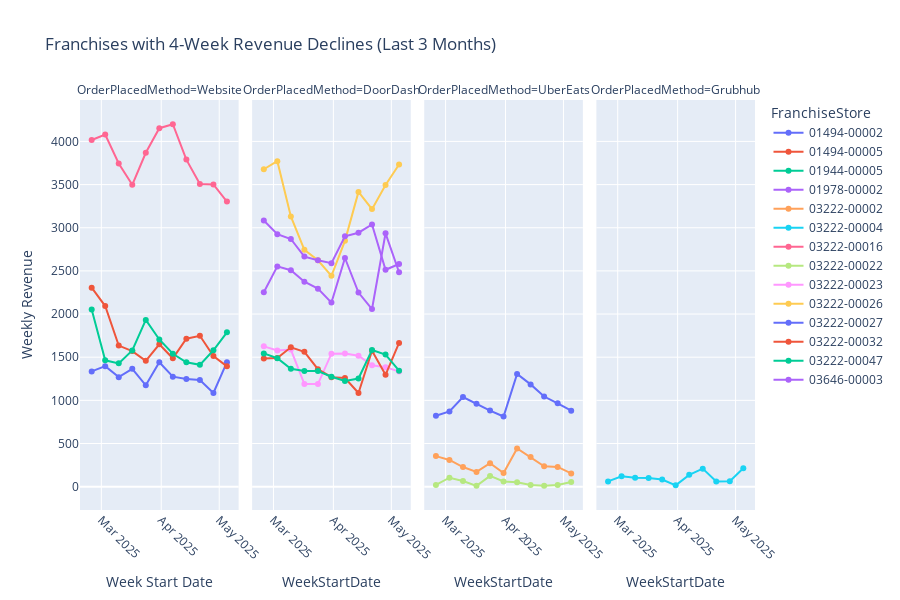

Notebook cell for this chart:
### Code cell
import pandas as pd
import plotly.express as px

# find store with their ordermode declining 4 conssective weeks Week-over-Week Revenue Growth % per Brand  OrderPlacedMethod
data['WeekStartDate'] = pd.to_datetime(data['WeekStartDate'])
three_months_ago = pd.Timestamp.today() - pd.DateOffset(months=3)
recent_data = data[data['WeekStartDate'] >= three_months_ago].copy()

# --- Step 2: Calculate WoW_Growth_Percent ---
recent_data = recent_data.sort_values(['FranchiseStore', 'OrderPlacedMethod', 'WeekStartDate'])
recent_data['WoW_Growth_Percent'] = (
    recent_data.groupby(['FranchiseStore', 'OrderPlacedMethod'])['WeeklyRevenue']
    .pct_change() * 100
)

# --- Step 3: Identify 4 consecutive declines ---
def has_4_consecutive_declines(group):
    decline = group['WoW_Growth_Percent'] < 0
    rolling = decline.rolling(window=4).apply(lambda x: all(x), raw=True)
    return rolling.any()

declining_keys = (
    recent_data.groupby(['FranchiseStore', 'OrderPlacedMethod'])
    .filter(has_4_consecutive_declines)
    [['FranchiseStore', 'OrderPlacedMethod']]
    .drop_duplicates()
)

# --- Step 4: Filter to only declining groups ---
declining_data = pd.merge(recent_data, declining_keys, on=['FranchiseStore', 'OrderPlacedMethod'])

# --- Step 5: Plot with Plotly Express ---
fig = px.line(
    declining_data,
    x='WeekStartDate',
    y='WeeklyRevenue',
    color='FranchiseStore',
    facet_col='OrderPlacedMethod',
    line_group='FranchiseStore',
    markers=True,
    title='Franchises with 4-Week Revenue Declines (Last 3 Months)'
)

fig.update_layout(
    height=600,
    legend_title_text='FranchiseStore',
    xaxis_title='Week Start Date',
    yaxis_title='Weekly Revenue'
)

fig.update_xaxes(tickangle=45)
fig.show()

### Figure 1 — Plotly figure (JSON) as saved in the notebook; plotly's stock layout.template omitted (floating-point values rounded to 4 significant figures)
{"data": [{"hovertemplate": "FranchiseStore=01494-00002<br>OrderPlacedMethod=Website<br>WeekStartDate=%{x}<br>WeeklyRevenue=%{y}<extra></extra>", "legendgroup": "01494-00002", "line": {"color": "#636efa", "dash": "solid"}, "marker": {"symbol": "circle"}, "mode": "lines+markers", "name": "01494-00002", "orientation": "v", "showlegend": true, "type": "scatter", "x": ["2025-02-24T00:00:00.000000000", "2025-03-03T00:00:00.000000000", "2025-03-10T00:00:00.000000000", "2025-03-17T00:00:00.000000000", "2025-03-24T00:00:00.000000000", "2025-03-31T00:00:00.000000000", "2025-04-07T00:00:00.000000000", "2025-04-14T00:00:00.000000000", "2025-04-21T00:00:00.000000000", "2025-04-28T00:00:00.000000000", "2025-05-05T00:00:00.000000000"], "xaxis": "x", "y": [1335.0, 1396.0, 1269.0, 1366.0, 1175.0, 1442.0, 1275.0, 1247.0, 1235.0, 1086.0, 1443.0], "yaxis": "y"}, {"hovertemplate": "FranchiseStore=01494-00005<br>OrderPlacedMethod=Website<br>WeekStartDate=%{x}<br>WeeklyRevenue=%{y}<extra></extra>", "legendgroup": "01494-00005", "line": {"color": "#EF553B", "dash": "solid"}, "marker": {"symbol": "circle"}, "mode": "lines+markers", "name": "01494-00005", "orientation": "v", "showlegend": true, "type": "scatter", "x": ["2025-02-24T00:00:00.000000000", "2025-03-03T00:00:00.000000000", "2025-03-10T00:00:00.000000000", "2025-03-17T00:00:00.000000000", "2025-03-24T00:00:00.000000000", "2025-03-31T00:00:00.000000000", "2025-04-07T00:00:00.000000000", "2025-04-14T00:00:00.000000000", "2025-04-21T00:00:00.000000000", "2025-04-28T00:00:00.000000000", "2025-05-05T00:00:00.000000000"], "xaxis": "x", "y": [2306.0, 2093.0, 1635.0, 1571.0, 1458.0, 1650.0, 1487.0, 1714.0, 1749.0, 1515.0, 1394.0], "yaxis": "y"}, {"hovertemplate": "FranchiseStore=01944-00005<br>OrderPlacedMethod=Website<br>WeekStartDate=%{x}<br>WeeklyRevenue=%{y}<extra></extra>", "legendgroup": "01944-00005", "line": {"color": "#00cc96", "dash": "solid"}, "marker": {"symbol": "circle"}, "mode": "lines+markers", "name": "01944-00005", "orientation": "v", "showlegend": true, "type": "scatter", "x": ["2025-02-24T00:00:00.000000000", "2025-03-03T00:00:00.000000000", "2025-03-10T00:00:00.000000000", "2025-03-17T00:00:00.000000000", "2025-03-24T00:00:00.000000000", "2025-03-31T00:00:00.000000000", "2025-04-07T00:00:00.000000000", "2025-04-14T00:00:00.000000000", "2025-04-21T00:00:00.000000000", "2025-04-28T00:00:00.000000000", "2025-05-05T00:00:00.000000000"], "xaxis": "x", "y": [2053.0, 1464.0, 1429.0, 1579.0, 1932.0, 1706.0, 1540.0, 1441.0, 1411.0, 1580.0, 1788.0], "yaxis": "y"}, {"hovertemplate": "FranchiseStore=01978-00002<br>OrderPlacedMethod=DoorDash<br>WeekStartDate=%{x}<br>WeeklyRevenue=%{y}<extra></extra>", "legendgroup": "01978-00002", "line": {"color": "#ab63fa", "dash": "solid"}, "marker": {"symbol": "circle"}, "mode": "lines+markers", "name": "01978-00002", "orientation": "v", "showlegend": true, "type": "scatter", "x": ["2025-02-24T00:00:00.000000000", "2025-03-03T00:00:00.000000000", "2025-03-10T00:00:00.000000000", "2025-03-17T00:00:00.000000000", "2025-03-24T00:00:00.000000000", "2025-03-31T00:00:00.000000000", "2025-04-07T00:00:00.000000000", "2025-04-14T00:00:00.000000000", "2025-04-21T00:00:00.000000000", "2025-04-28T00:00:00.000000000", "2025-05-05T00:00:00.000000000"], "xaxis": "x2", "y": [2252.0, 2552.0, 2507.0, 2375.0, 2294.0, 2133.0, 2649.0, 2249.0, 2058.0, 2936.0, 2485.0], "yaxis": "y2"}, {"hovertemplate": "FranchiseStore=03222-00002<br>OrderPlacedMethod=UberEats<br>WeekStartDate=%{x}<br>WeeklyRevenue=%{y}<extra></extra>", "legendgroup": "03222-00002", "line": {"color": "#FFA15A", "dash": "solid"}, "marker": {"symbol": "circle"}, "mode": "lines+markers", "name": "03222-00002", "orientation": "v", "showlegend": true, "type": "scatter", "x": ["2025-02-24T00:00:00.000000000", "2025-03-03T00:00:00.000000000", "2025-03-10T00:00:00.000000000", "2025-03-17T00:00:00.000000000", "2025-03-24T00:00:00.000000000", "2025-03-31T00:00:00.000000000", "2025-04-07T00:00:00.000000000", "2025-04-14T00:00:00.000000000", "2025-04-21T00:00:00.000000000", "2025-04-28T00:00:00.000000000", "2025-05-05T00:00:00.000000000"], "xaxis": "x3", "y": [354.1, 309.3, 227.3, 171.5, 271.1, 159.1, 442.4, 343.0, 236.1, 228.6, 153.3], "yaxis": "y3"}, {"hovertemplate": "FranchiseStore=03222-00004<br>OrderPlacedMethod=Grubhub<br>WeekStartDate=%{x}<br>WeeklyRevenue=%{y}<extra></extra>", "legendgroup": "03222-00004", "line": {"color": "#19d3f3", "dash": "solid"}, "marker": {"symbol": "circle"}, "mode": "lines+markers", "name": "03222-00004", "orientation": "v", "showlegend": true, "type": "scatter", "x": ["2025-02-24T00:00:00.000000000", "2025-03-03T00:00:00.000000000", "2025-03-10T00:00:00.000000000", "2025-03-17T00:00:00.000000000", "2025-03-24T00:00:00.000000000", "2025-03-31T00:00:00.000000000", "2025-04-07T00:00:00.000000000", "2025-04-14T00:00:00.000000000", "2025-04-21T00:00:00.000000000", "2025-04-28T00:00:00.000000000", "2025-05-05T00:00:00.000000000"], "xaxis": "x4", "y": [60.82, 120.5, 104.6, 100.9, 83.43, 15.51, 137.2, 209.0, 59.52, 62.75, 213.0], "yaxis": "y4"}, {"hovertemplate": "FranchiseStore=03222-00016<br>OrderPlacedMethod=Website<br>WeekStartDate=%{x}<br>WeeklyRevenue=%{y}<extra></extra>", "legendgroup": "03222-00016", "line": {"color": "#FF6692", "dash": "solid"}, "marker": {"symbol": "circle"}, "mode": "lines+markers", "name": "03222-00016", "orientation": "v", "showlegend": true, "type": "scatter", "x": ["2025-02-24T00:00:00.000000000", "2025-03-03T00:00:00.000000000", "2025-03-10T00:00:00.000000000", "2025-03-17T00:00:00.000000000", "2025-03-24T00:00:00.000000000", "2025-03-31T00:00:00.000000000", "2025-04-07T00:00:00.000000000", "2025-04-14T00:00:00.000000000", "2025-04-21T00:00:00.000000000", "2025-04-28T00:00:00.000000000", "2025-05-05T00:00:00.000000000"], "xaxis": "x", "y": [4017.0, 4081.0, 3744.0, 3497.0, 3869.0, 4153.0, 4199.0, 3789.0, 3507.0, 3502.0, 3303.0], "yaxis": "y"}, {"hovertemplate": "FranchiseStore=03222-00022<br>OrderPlacedMethod=UberEats<br>WeekStartDate=%{x}<br>WeeklyRevenue=%{y}<extra></extra>", "legendgroup": "03222-00022", "line": {"color": "#B6E880", "dash": "solid"}, "marker": {"symbol": "circle"}, "mode": "lines+markers", "name": "03222-00022", "orientation": "v", "showlegend": true, "type": "scatter", "x": ["2025-02-24T00:00:00.000000000", "2025-03-03T00:00:00.000000000", "2025-03-10T00:00:00.000000000", "2025-03-17T00:00:00.000000000", "2025-03-24T00:00:00.000000000", "2025-03-31T00:00:00.000000000", "2025-04-07T00:00:00.000000000", "2025-04-14T00:00:00.000000000", "2025-04-21T00:00:00.000000000", "2025-04-28T00:00:00.000000000", "2025-05-05T00:00:00.000000000"], "xaxis": "x3", "y": [20.46, 103.6, 66.44, 9.75, 124.9, 59.72, 51.54, 20.73, 9.75, 19.5, 53.13], "yaxis": "y3"}, {"hovertemplate": "FranchiseStore=03222-00023<br>OrderPlacedMethod=DoorDash<br>WeekStartDate=%{x}<br>WeeklyRevenue=%{y}<extra></extra>", "legendgroup": "03222-00023", "line": {"color": "#FF97FF", "dash": "solid"}, "marker": {"symbol": "circle"}, "mode": "lines+markers", "name": "03222-00023", "orientation": "v", "showlegend": true, "type": "scatter", "x": ["2025-02-24T00:00:00.000000000", "2025-03-03T00:00:00.000000000", "2025-03-10T00:00:00.000000000", "2025-03-17T00:00:00.000000000", "2025-03-24T00:00:00.000000000", "2025-03-31T00:00:00.000000000", "2025-04-07T00:00:00.000000000", "2025-04-14T00:00:00.000000000", "2025-04-21T00:00:00.000000000", "2025-04-28T00:00:00.000000000", "2025-05-05T00:00:00.000000000"], "xaxis": "x2", "y": [1626.0, 1578.0, 1589.0, 1188.0, 1189.0, 1541.0, 1542.0, 1517.0, 1406.0, 1385.0, 1334.0], "yaxis": "y2"}, {"hovertemplate": "FranchiseStore=03222-00026<br>OrderPlacedMethod=DoorDash<br>WeekStartDate=%{x}<br>WeeklyRevenue=%{y}<extra></extra>", "legendgroup": "03222-00026", "line": {"color": "#FECB52", "dash": "solid"}, "marker": {"symbol": "circle"}, "mode": "lines+markers", "name": "03222-00026", "orientation": "v", "showlegend": true, "type": "scatter", "x": ["2025-02-24T00:00:00.000000000", "2025-03-03T00:00:00.000000000", "2025-03-10T00:00:00.000000000", "2025-03-17T00:00:00.000000000", "2025-03-24T00:00:00.000000000", "2025-03-31T00:00:00.000000000", "2025-04-07T00:00:00.000000000", "2025-04-14T00:00:00.000000000", "2025-04-21T00:00:00.000000000", "2025-04-28T00:00:00.000000000", "2025-05-05T00:00:00.000000000"], "xaxis": "x2", "y": [3678.0, 3771.0, 3131.0, 2745.0, 2623.0, 2443.0, 2848.0, 3415.0, 3216.0, 3495.0, 3733.0], "yaxis": "y2"}, {"hovertemplate": "FranchiseStore=03222-00027<br>OrderPlacedMethod=UberEats<br>WeekStartDate=%{x}<br>WeeklyRevenue=%{y}<extra></extra>", "legendgroup": "03222-00027", "line": {"color": "#636efa", "dash": "solid"}, "marker": {"symbol": "circle"}, "mode": "lines+markers", "name": "03222-00027", "orientation": "v", "showlegend": true, "type": "scatter", "x": ["2025-02-24T00:00:00.000000000", "2025-03-03T00:00:00.000000000", "2025-03-10T00:00:00.000000000", "2025-03-17T00:00:00.000000000", "2025-03-24T00:00:00.000000000", "2025-03-31T00:00:00.000000000", "2025-04-07T00:00:00.000000000", "2025-04-14T00:00:00.000000000", "2025-04-21T00:00:00.000000000", "2025-04-28T00:00:00.000000000", "2025-05-05T00:00:00.000000000"], "xaxis": "x3", "y": [822.2, 871.6, 1039.0, 960.2, 881.3, 812.9, 1307.0, 1185.0, 1044.0, 966.1, 880.8], "yaxis": "y3"}, {"hovertemplate": "FranchiseStore=03222-00032<br>OrderPlacedMethod=DoorDash<br>WeekStartDate=%{x}<br>WeeklyRevenue=%{y}<extra></extra>", "legendgroup": "03222-00032", "line": {"color": "#EF553B", "dash": "solid"}, "marker": {"symbol": "circle"}, "mode": "lines+markers", "name": "03222-00032", "orientation": "v", "showlegend": true, "type": "scatter", "x": ["2025-02-24T00:00:00.000000000", "2025-03-03T00:00:00.000000000", "2025-03-10T00:00:00.000000000", "2025-03-17T00:00:00.000000000", "2025-03-24T00:00:00.000000000", "2025-03-31T00:00:00.000000000", "2025-04-07T00:00:00.000000000", "2025-04-14T00:00:00.000000000", "2025-04-21T00:00:00.000000000", "2025-04-28T00:00:00.000000000", "2025-05-05T00:00:00.000000000"], "xaxis": "x2", "y": [1486.0, 1490.0, 1615.0, 1563.0, 1361.0, 1269.0, 1259.0, 1086.0, 1575.0, 1296.0, 1665.0], "yaxis": "y2"}, {"hovertemplate": "FranchiseStore=03222-00047<br>OrderPlacedMethod=DoorDash<br>WeekStartDate=%{x}<br>WeeklyRevenue=%{y}<extra></extra>", "legendgroup": "03222-00047", "line": {"color": "#00cc96", "dash": "solid"}, "marker": {"symbol": "circle"}, "mode": "lines+markers", "name": "03222-00047", "orientation": "v", "showlegend": true, "type": "scatter", "x": ["2025-02-24T00:00:00.000000000", "2025-03-03T00:00:00.000000000", "2025-03-10T00:00:00.000000000", "2025-03-17T00:00:00.000000000", "2025-03-24T00:00:00.000000000", "2025-03-31T00:00:00.000000000", "2025-04-07T00:00:00.000000000", "2025-04-14T00:00:00.000000000", "2025-04-21T00:00:00.000000000", "2025-04-28T00:00:00.000000000", "2025-05-05T00:00:00.000000000"], "xaxis": "x2", "y": [1544.0, 1488.0, 1366.0, 1341.0, 1339.0, 1273.0, 1224.0, 1253.0, 1583.0, 1530.0, 1345.0], "yaxis": "y2"}, {"hovertemplate": "FranchiseStore=03646-00003<br>OrderPlacedMethod=DoorDash<br>WeekStartDate=%{x}<br>WeeklyRevenue=%{y}<extra></extra>", "legendgroup": "03646-00003", "line": {"color": "#ab63fa", "dash": "solid"}, "marker": {"symbol": "circle"}, "mode": "lines+markers", "name": "03646-00003", "orientation": "v", "showlegend": true, "type": "scatter", "x": ["2025-02-24T00:00:00.000000000", "2025-03-03T00:00:00.000000000", "2025-03-10T00:00:00.000000000", "2025-03-17T00:00:00.000000000", "2025-03-24T00:00:00.000000000", "2025-03-31T00:00:00.000000000", "2025-04-07T00:00:00.000000000", "2025-04-14T00:00:00.000000000", "2025-04-21T00:00:00.000000000", "2025-04-28T00:00:00.000000000", "2025-05-05T00:00:00.000000000"], "xaxis": "x2", "y": [3084.0, 2925.0, 2869.0, 2666.0, 2622.0, 2589.0, 2901.0, 2943.0, 3037.0, 2513.0, 2580.0], "yaxis": "y2"}], "layout": {"annotations": [{"font": {}, "showarrow": false, "text": "OrderPlacedMethod=Website", "x": 0.1175, "xanchor": "center", "xref": "paper", "y": 1, "yanchor": "bottom", "yref": "paper"}, {"font": {}, "showarrow": false, "text": "OrderPlacedMethod=DoorDash", "x": 0.3725, "xanchor": "center", "xref": "paper", "y": 1, "yanchor": "bottom", "yref": "paper"}, {"font": {}, "showarrow": false, "text": "OrderPlacedMethod=UberEats", "x": 0.6275, "xanchor": "center", "xref": "paper", "y": 1, "yanchor": "bottom", "yref": "paper"}, {"font": {}, "showarrow": false, "text": "OrderPlacedMethod=Grubhub", "x": 0.8825, "xanchor": "center", "xref": "paper", "y": 1, "yanchor": "bottom", "yref": "paper"}], "height": 600, "legend": {"title": {"text": "FranchiseStore"}, "tracegroupgap": 0}, "title": {"text": "Franchises with 4-Week Revenue Declines (Last 3 Months)"}, "xaxis": {"anchor": "y", "domain": [0, 0.235], "tickangle": 45, "title": {"text": "Week Start Date"}}, "xaxis2": {"anchor": "y2", "domain": [0.255, 0.49], "matches": "x", "tickangle": 45, "title": {"text": "WeekStartDate"}}, "xaxis3": {"anchor": "y3", "domain": [0.51, 0.745], "matches": "x", "tickangle": 45, "title": {"text": "WeekStartDate"}}, "xaxis4": {"anchor": "y4", "domain": [0.765, 1.0], "matches": "x", "tickangle": 45, "title": {"text": "WeekStartDate"}}, "yaxis": {"anchor": "x", "domain": [0, 1], "title": {"text": "Weekly Revenue"}}, "yaxis2": {"anchor": "x2", "domain": [0, 1], "matches": "y", "showticklabels": false}, "yaxis3": {"anchor": "x3", "domain": [0, 1], "matches": "y", "showticklabels": false}, "yaxis4": {"anchor": "x4", "domain": [0, 1], "matches": "y", "showticklabels": false}}}
